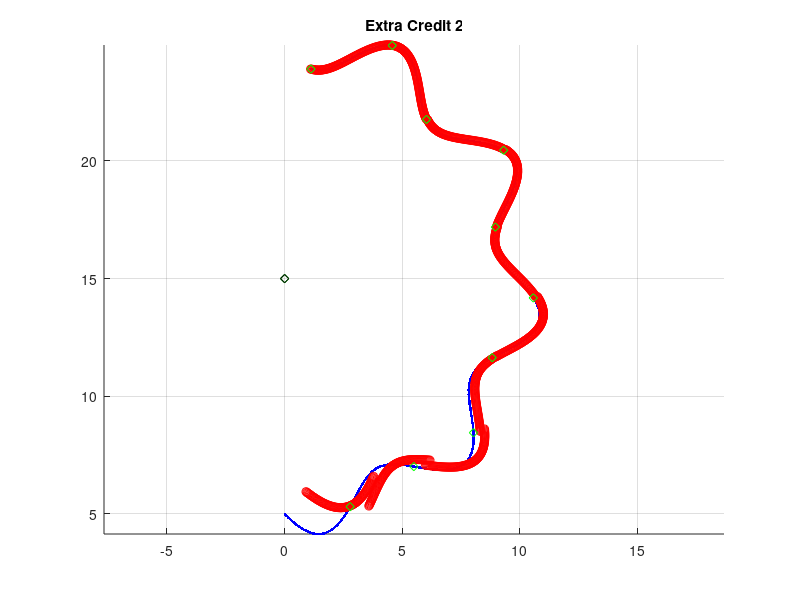
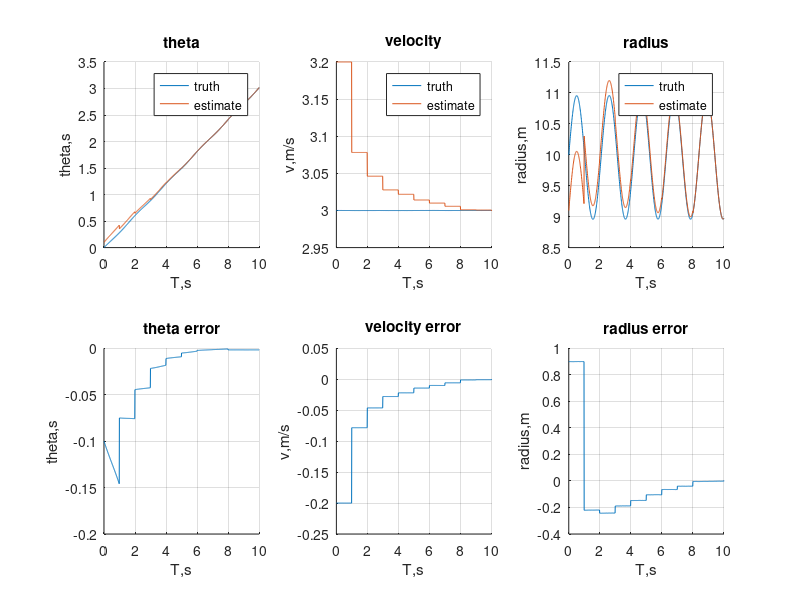

MATLAB code for these plots, in order:
function ec2
%%
clear; clc; close all


% total time = N*dt = 10s
N = 1000;
dt = 0.01;
measurementHz = 1.0;

theta0 = 0;
v0 = 3;
r0 = 10;
zc = 15;

x_hat0 = [0.1 3.2 9.1]';
P0 = diag([0.05^2 0.1^2 0.5^2]);
Q = diag([0.0^2 0.02^2 0.1^2]);
R = diag([0.1^2 0.01^2]);
x_hat = x_hat0;
P = P0;

x = zeros(3,N);
measurements = [0;0;0];
%x = [theta, v, r];
x(:,1) = [theta0, v0, r0];

% Generate truth
for counter = 2:N
    x_dot = [x(2, counter-1)/x(3, counter-1), 0, 3*cos(3*counter*dt)]' + Q*randn(3,1);
    x(:,counter) = x_dot*dt + x(:,counter-1);
end


for counter = 2:N
    % Propagate reference model to current time
    t = dt*counter;
    x_hat(:,counter) = x_hat(:,counter-1) + dt*f(x_hat(:, counter - 1), t);
    A = [0, 1/x_hat(3, counter), -x_hat(2, counter)/(x_hat(3, counter)^2);
        0,0,0;
        0,0,0];
    P = P + dt*(A*P + A*(P') + Q);
    P = real(.5*P + .5*(P'));
    
    % Correct estimates with measurements
    measurementReceived = abs(mod(counter*dt, measurementHz)) < 0.0001;
    if(measurementReceived)
        %disp(['Taking measurement at t = ' num2str(counter*dt)])
        C = [x_hat(3, counter)*sin(x_hat(1, counter)), 0, -cos(x_hat(1, counter));
            0, 2*x_hat(2, counter)/x_hat(3, counter), -(x_hat(2, counter)^2)/(x_hat(3, counter)^2)];
        
        L = P*(C')*inv(C*P*(C')+R);
        
        y = [zc - x(3, counter)*cos(x(1, counter));
            (x(2, counter)^2)/x(3, counter)];
        y = y + R*randn(2,1);
        
        h = [zc - x_hat(3, counter)*cos(x_hat(1, counter));
            (x_hat(2, counter)^2)/x_hat(3, counter)];
        
        measurements(:,end+1) = x(:,counter);
        x_hat(:, counter) = x_hat(:, counter) + L*(y-h);
        P = (eye(3) - L*C)*P;
        P = real(.5*P + .5*(P'));
    end
end


figure; hold on; grid on
plot(x(3,:).*sin(x(1,:)), zc - x(3,:).*cos(x(1,:)), 'b.')
plot(x_hat(3,:).*sin(x_hat(1,:)), zc - x_hat(3,:).*cos(x_hat(1,:)), 'ro')
plot(measurements(3,:).*sin(measurements(1,:)), zc - measurements(3,:).*cos(measurements(1,:)), 'gd')
plot(0, 15, 'kd')
%x_hat
%measurements
title('Extra Credit 2');
axis equal

t = linspace(0,dt*N, N);
figure;

subplot(2,3,1); hold on; grid on
plot(t, x(1,:))
plot(t, x_hat(1,:))
xlabel('T,s');ylabel('theta,s');
legend('truth', 'estimate')
title('theta')

subplot(2,3,2); hold on; grid on
plot(t, x(2,:))
plot(t, x_hat(2,:))
xlabel('T,s');ylabel('v,m/s');
legend('truth', 'estimate')
title('velocity')

subplot(2,3,3); hold on; grid on
plot(t, x(3,:))
plot(t, x_hat(3,:))
xlabel('T,s');ylabel('radius,m');
legend('truth', 'estimate')
title('radius')

subplot(2,3,4); hold on; grid on
plot(t, x(1,:) - x_hat(1,:))
xlabel('T,s');ylabel('theta,s');
title('theta error')

subplot(2,3,5); hold on; grid on
plot(t, x(2,:) - x_hat(2,:))
xlabel('T,s');ylabel('v,m/s');
title('velocity error')

subplot(2,3,6); hold on; grid on
plot(t, x(3,:) - x_hat(3,:))
xlabel('T,s');ylabel('radius,m');
title('radius error')


end

function ret = f(x_hat, t)
ret = [x_hat(2)/x_hat(3); 0; 3*cos(3*t)];
end